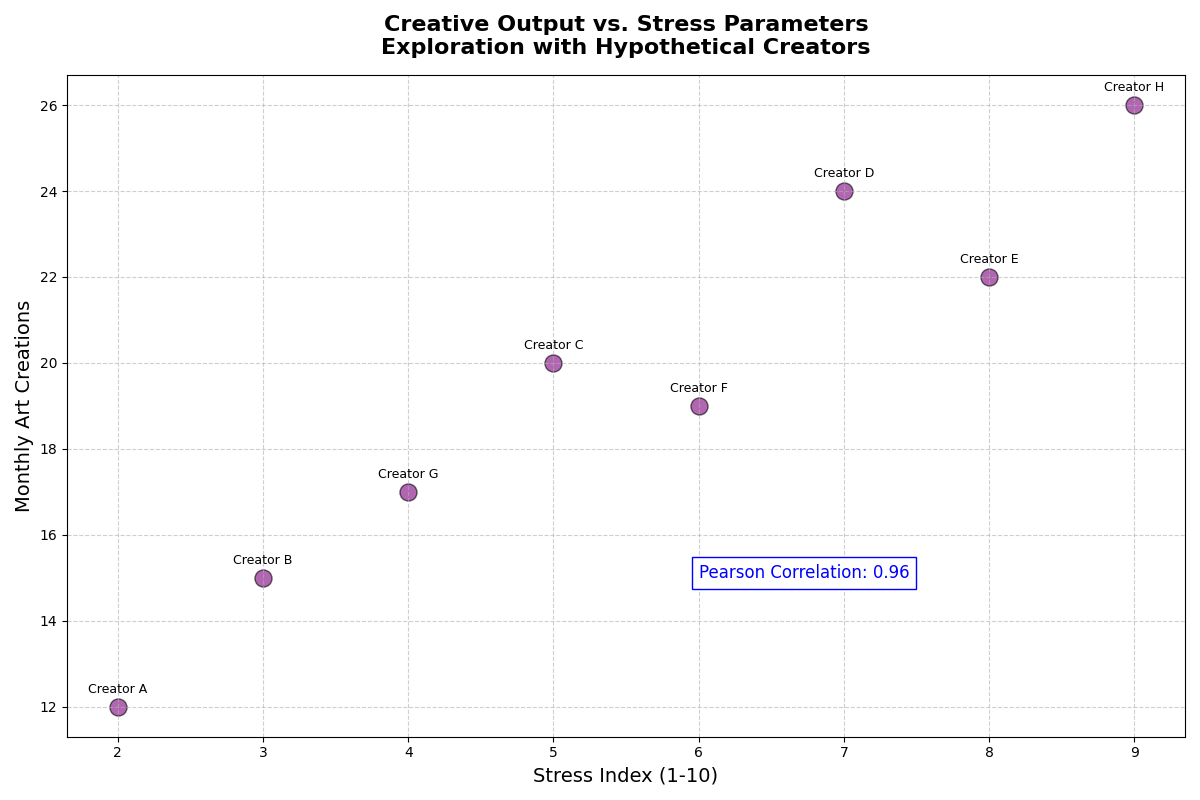

This chart was generated by the following Python code:
import matplotlib.pyplot as plt
import numpy as np
from scipy.stats import pearsonr

# Updated data arrays with last two data points removed
stress_levels = np.array([2, 3, 5, 7, 8, 6, 4, 9])
artworks_produced = np.array([12, 15, 20, 24, 22, 19, 17, 26])

corr_coefficient, _ = pearsonr(stress_levels, artworks_produced)
corr_text = f"Pearson Correlation: {corr_coefficient:.2f}"

plt.figure(figsize=(12, 8))
plt.scatter(stress_levels, artworks_produced, color='purple', s=150, alpha=0.6, edgecolor='black')

# Updating title and labels
plt.title("Creative Output vs. Stress Parameters\nExploration with Hypothetical Creators", fontsize=16, fontweight='bold', pad=15)
plt.xlabel("Stress Index (1-10)", fontsize=14)
plt.ylabel("Monthly Art Creations", fontsize=14)

# Annotate points with updated labels
for i, txt in enumerate(['A', 'B', 'C', 'D', 'E', 'F', 'G', 'H']):
    plt.annotate(f"Creator {txt}", (stress_levels[i], artworks_produced[i]), textcoords="offset points", xytext=(0, 10), ha='center', fontsize=9)

plt.text(6, 15, corr_text, fontsize=12, color='blue', bbox=dict(facecolor='white', edgecolor='blue', pad=5.0))

plt.grid(True, linestyle='--', alpha=0.6)
plt.tight_layout()
plt.show()
